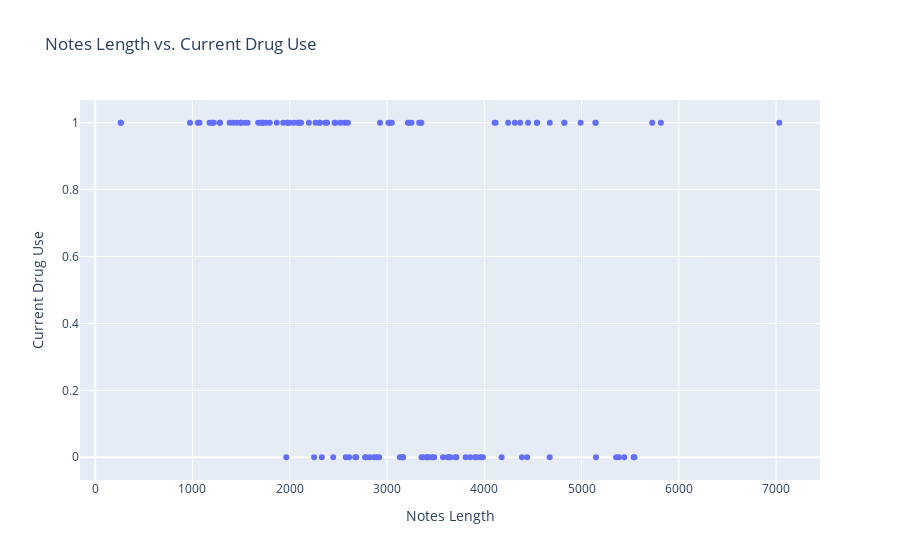

Notebook code for this chart:
### Code cell
note_len_df = df.sort_values(by='Note Length')
plt4 = go.Scatter(x = note_len_df['Note Length'], y = df['Current Drug Use'], mode='markers')
lyt4 = go.Layout(title="Notes Length vs. Current Drug Use", xaxis=dict(title='Notes Length'),yaxis=dict(title='Current Drug Use'))
fig4 = go.Figure(data=[plt4], layout=lyt4)
iplot(fig4)
print("Notes Length to Current Drug Use Correlation:", note_len_df['Note Length'].corr(df['Current Drug Use']))

### Figure 1 — Plotly figure (JSON) as saved in the notebook; plotly's stock layout.template omitted (floating-point values rounded to 4 significant figures)
{"data": [{"mode": "markers", "type": "scatter", "x": [263, 263, 975, 1055, 1073, 1176, 1202, 1202, 1220, 1282, 1282, 1382, 1418, 1455, 1495, 1499, 1537, 1567, 1676, 1697, 1723, 1723, 1758, 1795, 1867, 1933, 1965, 1978, 1980, 2003, 2044, 2083, 2098, 2106, 2117, 2197, 2251, 2265, 2305, 2312, 2330, 2365, 2384, 2447, 2461, 2471, 2522, 2566, 2576, 2598, 2611, 2673, 2684, 2777, 2779, 2823, 2866, 2895, 2920, 2928, 3015, 3028, 3050, 3132, 3158, 3164, 3165, 3215, 3229, 3252, 3330, 3347, 3353, 3355, 3372, 3409, 3411, 3435, 3465, 3485, 3575, 3624, 3632, 3650, 3701, 3714, 3808, 3855, 3903, 3921, 3963, 3986, 4106, 4116, 4178, 4245, 4314, 4369, 4387, 4441, 4450, 4541, 4541, 4672, 4673, 4823, 4823, 4990, 5142, 5145, 5148, 5355, 5383, 5438, 5535, 5543, 5726, 5815, 7032], "y": [1, 1, 1, 1, 1, 1, 1, 1, 1, 1, 1, 1, 1, 1, 1, 1, 1, 1, 1, 1, 1, 1, 1, 1, 1, 1, 0, 1, 1, 1, 1, 1, 1, 1, 1, 1, 0, 1, 1, 1, 0, 1, 1, 0, 1, 1, 1, 1, 0, 1, 0, 0, 0, 0, 0, 0, 0, 0, 0, 1, 1, 1, 1, 0, 0, 0, 0, 1, 1, 1, 1, 1, 1, 0, 0, 0, 0, 0, 0, 0, 0, 0, 0, 0, 0, 0, 0, 0, 0, 0, 0, 0, 1, 1, 0, 1, 1, 1, 0, 0, 1, 1, 1, 0, 1, 1, 1, 1, 1, 1, 0, 0, 0, 0, 0, 0, 1, 1, 1]}], "layout": {"title": {"text": "Notes Length vs. Current Drug Use"}, "xaxis": {"title": {"text": "Notes Length"}}, "yaxis": {"title": {"text": "Current Drug Use"}}}}
